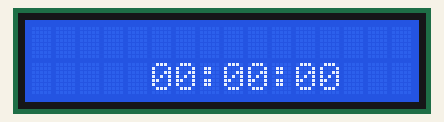
This sketch was run on a simulated Arduino Uno, built with avr-gcc and run on an emulated ATmega328P. Shown: 16×2 character LCD.

Above: at 0.1 s.
At 4.1 s:
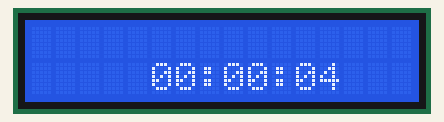
At 9.1 s:
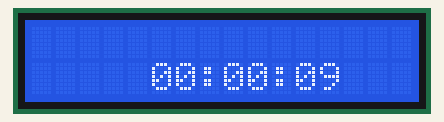
At 19.1 s:
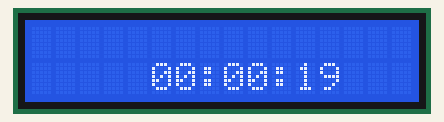
At 28.2 s:
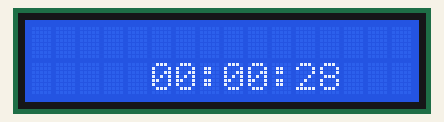
At 38.2 s:
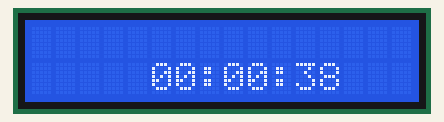

The sketch:

relogio_mal_otimizado.ino
```cpp
#include <LiquidCrystal.h>

LiquidCrystal lcd(2, 3, 4, 5, 6, 7);

int H,M,S;

void setup()
{
  Serial.begin(9600);

  H = 0;
  M = 0;
  S = 0;
  lcd.begin(16,2);
  lcd.clear();
}


void loop()
{
  lcd.setCursor(5,1);
  if (H < 10)
  {
  	lcd.print('0');
  }

  lcd.print(H);

  lcd.print(':');

  if (M < 10)
  {
  	lcd.print('0');
  }

  lcd.print(M);

  lcd.print(':');

  if (S < 10)
  {
  	lcd.print('0');
  }

  lcd.print(S);

  delay(1000);

  atualizaHora();
}

void atualizaHora()
{
  S = S + 1;
  if (S == 60)
  {
  	S = 0;
    M = M + 1;

    if (M == 60)
    {
      M = 0;
      H = H + 1;

      if (H = 24)
      {
      	H = 0;
      }
    }
  }
}
```

Measured:
- what the display in image 1 shows lasts 1.0 s, from 4.1 s to 5.1 s
